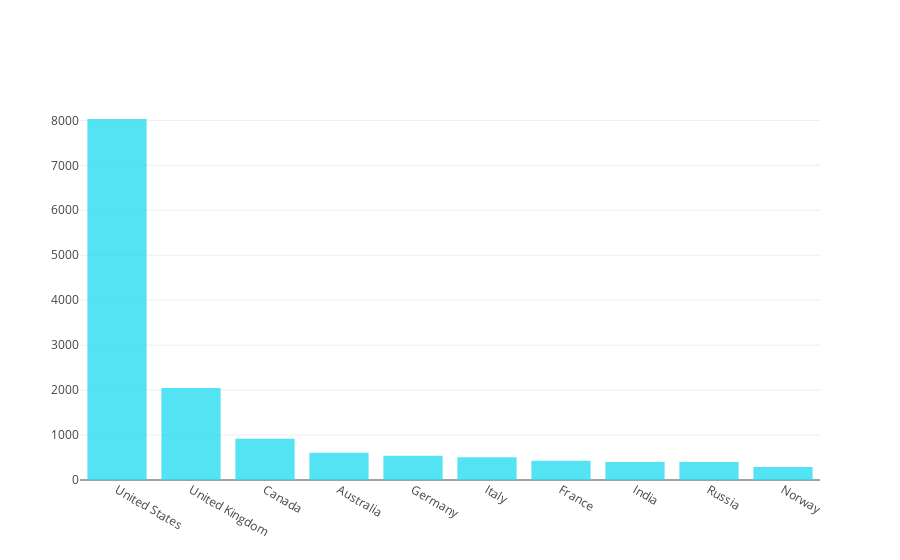

The notebook cell saved with this chart:
### Markdown cell above
### Countries with highest Deaths

### Code cell
data = [go.Bar(
            x=deaths['nationality'].value_counts()[:10].index,
            y=deaths['nationality'].value_counts()[:10].values,
        marker = dict(
        color = 'rgba(41, 221, 239,0.8)',)
            
)]

py.iplot(data, filename='horizontal-bar')

### Figure 1 — Plotly figure (JSON) as saved in the notebook; plotly's stock layout.template omitted (floating-point values rounded to 4 significant figures)
{"data": [{"type": "bar", "x": ["United States", "United Kingdom", "Canada", "Australia", "Germany", "Italy", "France", "India", "Russia", "Norway"], "y": [8030, 2046, 916, 606, 537, 507, 426, 402, 399, 290], "marker": {"color": "rgba(41, 221, 239,0.8)"}}], "layout": {}}
